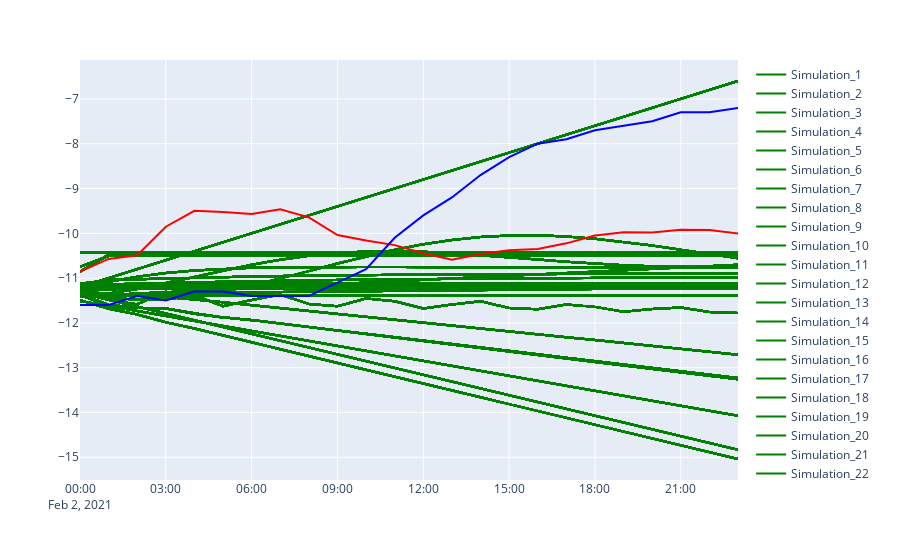

Here is the notebook cell this chart was saved with:
### Code cell
monte_carlo_simulation(df_train, df_test, start_date, end_date, p=1, d=1, q=1, num_simulations=1000)
